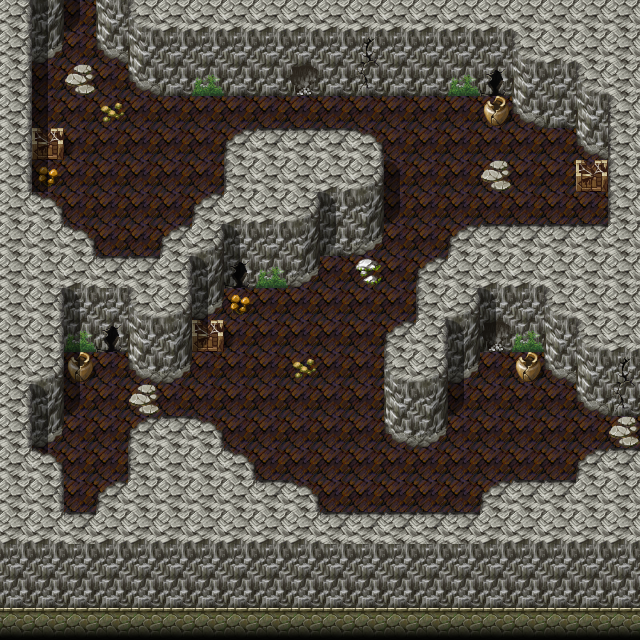

The image is a tile-based game level rendered from a .tmx file. Its description and source (layers, tilesets, objects; grid data summarised) follow:
An orthogonal 20x20 tile map with 32x32 px tiles, 3 tile layers (Ground, Objects, Above), 1 hidden layer not drawn, 8 tilesets and 8 objects (6x spawn, 2x mapchange).

<map version="1.0" orientation="orthogonal" width="20" height="20" tilewidth="32" tileheight="32">
    <tileset firstgid="1" name="map_4" tilewidth="32" tileheight="32">
        <image source="../drawable/map_4.png" />
    </tileset>
    <tileset firstgid="65" name="map_3" tilewidth="32" tileheight="32">
        <image source="../drawable/map_3.png" />
    </tileset>
    <tileset firstgid="129" name="map_5" tilewidth="32" tileheight="32">
        <image source="../drawable/map_5.png" />
    </tileset>
    <tileset firstgid="193" name="map_1" tilewidth="32" tileheight="32">
        <image source="../drawable/map_1.png" />
    </tileset>
    <tileset firstgid="257" name="map_6" tilewidth="32" tileheight="32">
        <image source="../drawable/map_6.png" />
    </tileset>
    <tileset firstgid="321" name="map_0" tilewidth="32" tileheight="32">
        <image source="../drawable/map_0.png" />
    </tileset>
    <tileset firstgid="385" name="map_2" tilewidth="32" tileheight="32">
        <image source="../drawable/map_2.png" />
    </tileset>
    <tileset firstgid="449" name="map_19" tilewidth="32" tileheight="32">
        <image source="../drawable/map_19.png" />
    </tileset>
    <layer name="Ground" width="20" height="20">
        <data>[400 cells, 400 non-empty, 13 distinct tile ids]</data>
    </layer>
    <layer name="Objects" width="20" height="20">
        <data>[400 cells, 41 non-empty, 16 distinct tile ids]</data>
    </layer>
    <layer name="Above" width="20" height="20">
        <data>[400 cells, 51 non-empty, 7 distinct tile ids]</data>
    </layer>
    <layer name="Walkable" width="20" height="20" visible="0">
        <data>[400 cells, 276 non-empty, 1 distinct tile ids]</data>
    </layer>
    <objectgroup name="Mapevents">
        <object name="east" type="mapchange" x="608" y="416" width="32" height="32">
            <properties>
                <property name="map" value="snakecave1" />
                <property name="place" value="west" />
            </properties>
        </object>
        <object name="north" type="mapchange" x="64" y="0" width="32" height="32">
            <properties>
                <property name="map" value="snakecave3" />
                <property name="place" value="south" />
            </properties>
        </object>
    </objectgroup>
    <objectgroup name="Spawn" visible="0">
        <object name="cavesnake2" type="spawn" x="32" y="96" width="192" height="160">
            <properties>
                <property name="quantity" value="2" />
                <property name="spawngroup" value="cavesnake2" />
            </properties>
        </object>
        <object name="cavesnake2_1" type="spawn" x="224" y="96" width="160" height="32">
            <properties>
                <property name="spawngroup" value="cavesnake2" />
            </properties>
        </object>
        <object name="cavesnake2_2" type="spawn" x="384" y="96" width="224" height="128">
            <properties>
                <property name="quantity" value="2" />
                <property name="spawngroup" value="cavesnake2" />
            </properties>
        </object>
        <object name="cavesnake1" type="spawn" x="416" y="352" width="160" height="160">
            <properties>
                <property name="quantity" value="2" />
                <property name="spawngroup" value="cavesnake1" />
            </properties>
        </object>
        <object name="cavesnake2_3" type="spawn" x="192" y="288" width="192" height="192">
            <properties>
                <property name="quantity" value="2" />
                <property name="spawngroup" value="cavesnake2" />
            </properties>
        </object>
        <object name="cavesnake2_boss" type="spawn" x="320" y="192" width="128" height="128">
            <properties>
                <property name="spawngroup" value="cavesnake2_boss" />
            </properties>
        </object>
    </objectgroup>
    <objectgroup name="Keys" />
</map>
